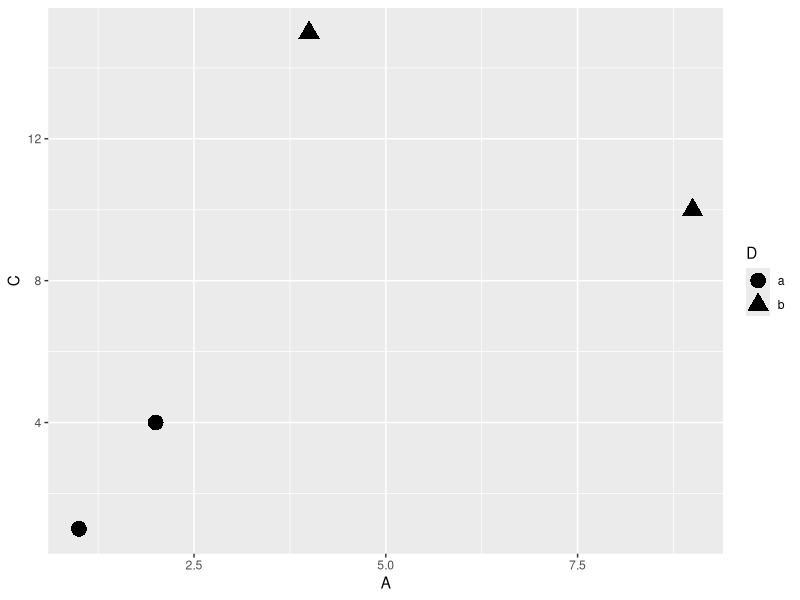
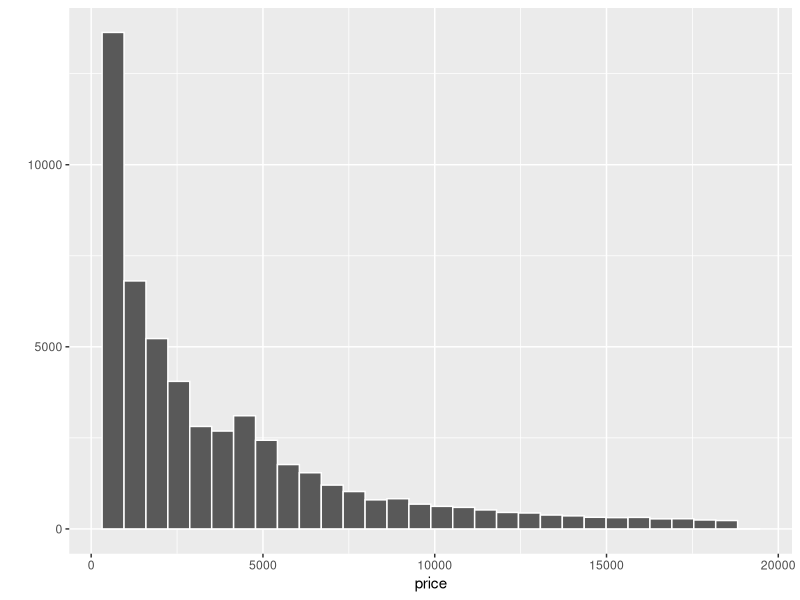
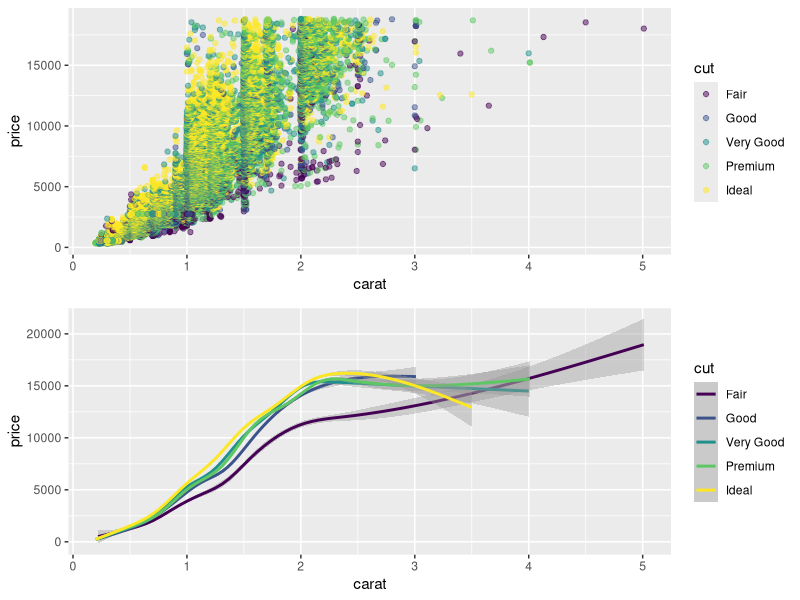
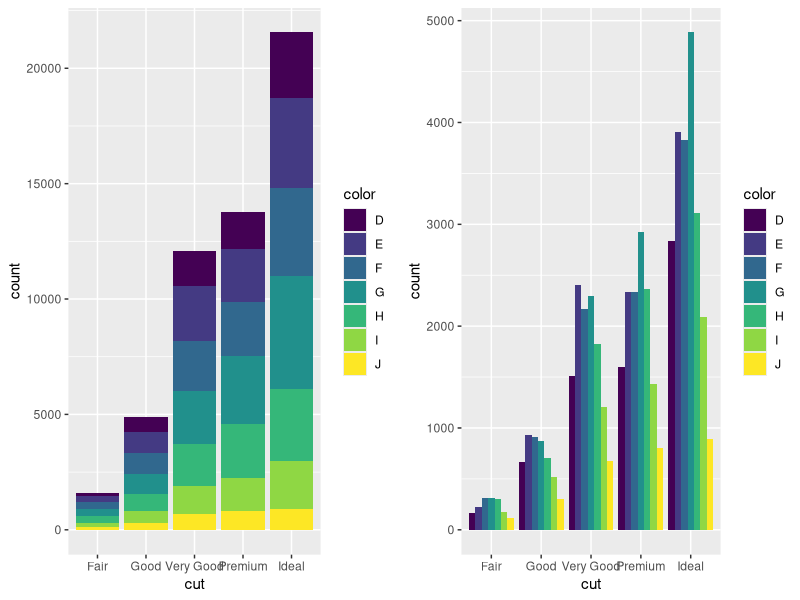
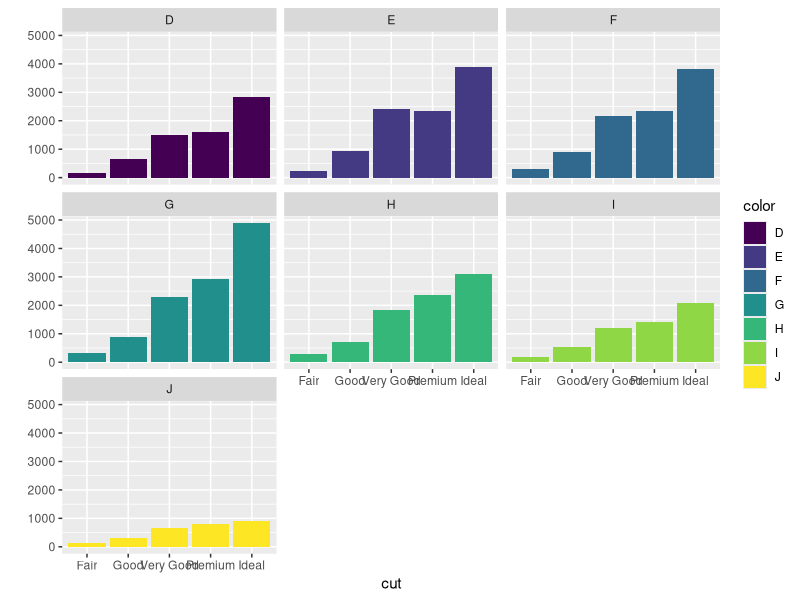
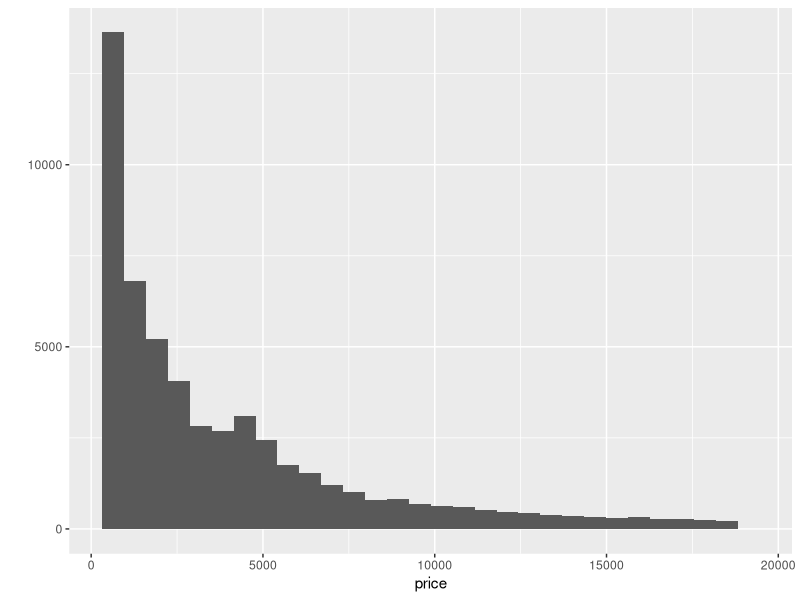

The R source for these figures, in order:
## ---- chunk 1
knitr::opts_chunk$set(echo = FALSE)
library(ggplot2)
## ---- chunk 2
df <- data.frame(A = c(2, 1, 4, 9),
                 B = c(3, 2, 5, 10), 
                 C = c(4, 1, 15, 10),
                 D = c("a", "a", "b", "b"))
knitr::kable(df, align = rep("c", 4))
## ---- chunk 3
qplot(data = df, x = A, y = C, shape = D, geom = "point", size = I(5))
## ---- chunk 4
knitr::kable(head(diamonds))
## ---- chunk 5
qplot(data = diamonds, x = price, bins = 30, colour = I("white"))
## ---- chunk 6
points <- qplot(data = diamonds, x = carat, y = price, geom = "point", colour = cut, alpha = I(0.5))
smoothed <- qplot(data = diamonds, x = carat, y = price, geom = "smooth", colour = cut)
cowplot::plot_grid(points, smoothed, nrow = 2, ncol = 1)
## ---- chunk 7
dodged <- ggplot(diamonds) + geom_bar(aes(cut, fill = color), position = "dodge")
stacked <- ggplot(diamonds) + geom_bar(aes(cut, fill = color))
cowplot::plot_grid(stacked, dodged)
## ---- chunk 8
qplot(data = diamonds, geom = "bar", x = cut, fill = color, facets = ~color)
## ---- chunk 9
diamonds
## ---- chunk 10
qplot(x = price, data = diamonds)
